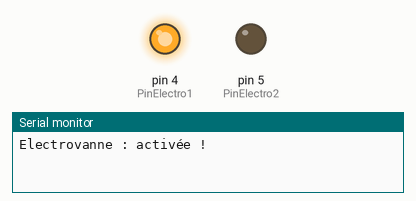
Recording of a sketch running on a simulated Arduino Uno, built with avr-gcc and run on an emulated ATmega328P. On the bench: output pins drawn as LEDs (lit = HIGH), the last lines printed to the serial monitor.

Above: at 5.0 s.
At 15.0 s:
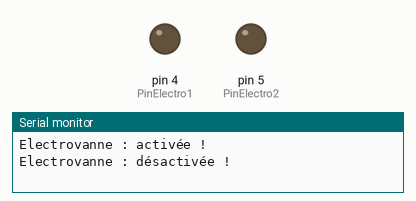
Timing chart, 0 to 26.0 s (numbered marks = the images above):
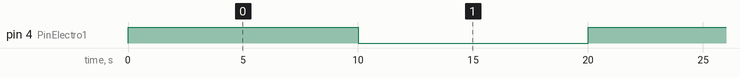

Measured:
- by itself, pin 4 (PinElectro1): alternates HIGH for 10.0 s and LOW for 10.0 s

The sketch:

Activer_electrovanne.ino
```cpp
//#include <SPI.h>
//#include <NRFLite.h>

//const static uint8_t RADIO_ID = 0;       // Our radio's id.  The transmitter will send to this id.
//const static uint8_t PIN_RADIO_CE = 9;
//const static uint8_t PIN_RADIO_CSN = 10;

int PinElectro1 = 4;    // N° de broche utilisée en sortie pour piloter l'électrovanne
int PinElectro2 = 5;

//struct RadioPacket // Any packet up to 32 bytes can be sent.
//{
//    uint8_t FromRadioId;
//    uint32_t OnTimeMillis;
//    uint32_t FailedTxCount;
//    uint32_t Moisture;
//    uint32_t Temperature;
//    uint32_t LvlWater;
//};

//NRFLite _radio;
//RadioPacket _radioData;

void setup()
{
  Serial.begin(115200);
  pinMode(PinElectro1, OUTPUT); // déclarer en sortie la broche solenoidPin (n°4)
  pinMode(PinElectro2, OUTPUT); // déclarer en sortie la broche solenoidPin (n°4)
//  if (!_radio.init(RADIO_ID, PIN_RADIO_CE, PIN_RADIO_CSN))
//    {Serial.println("Cannot communicate with radio");
//        while (1); // Wait here forever.
//        }
}

void loop() {
//  while (_radio.hasData())
//    {
//        _radio.readData(&_radioData); // Note how '&' must be placed in front of the variable name.

//        String msg = "Radio ";
//        msg += _radioData.FromRadioId;
//        msg += ", ";
//        msg += _radioData.FailedTxCount;
//        msg += " Failed TX, ";
//        msg += _radioData.Moisture;
//        msg += "% Moisture Humidity, ";
//        msg += _radioData.Temperature;
//        msg += "° Temperature, ";
//        msg += _radioData.LvlWater;
//        msg += "% Water level.";


//        Serial.println(msg);
//    }
  digitalWrite(PinElectro1, HIGH);  // Mettre la sortie PinElectro au niveau HAUT 5V
  Serial.println("Electrovanne : activée !");
  delay(10000);                      // Attendre 1000 ms (1s)
  digitalWrite(PinElectro1, LOW);   // Mettre la sortie PinElectro au niveau BAS 0V
  Serial.println("Electrovanne : désactivée !");
  delay(10000);                      // Attendre 1000 ms (1s)
  //  digitalWrite(PinElectro2, HIGH);  // Mettre la sortie PinElectro au niveau HAUT 5V
//  delay(10000);                      // Attendre 1000 ms (1s)
//  digitalWrite(PinElectro2, LOW);   // Mettre la sortie PinElectro au niveau BAS 0V
//  delay(10000);                      // Attendre 1000 ms (1s)

}
```
